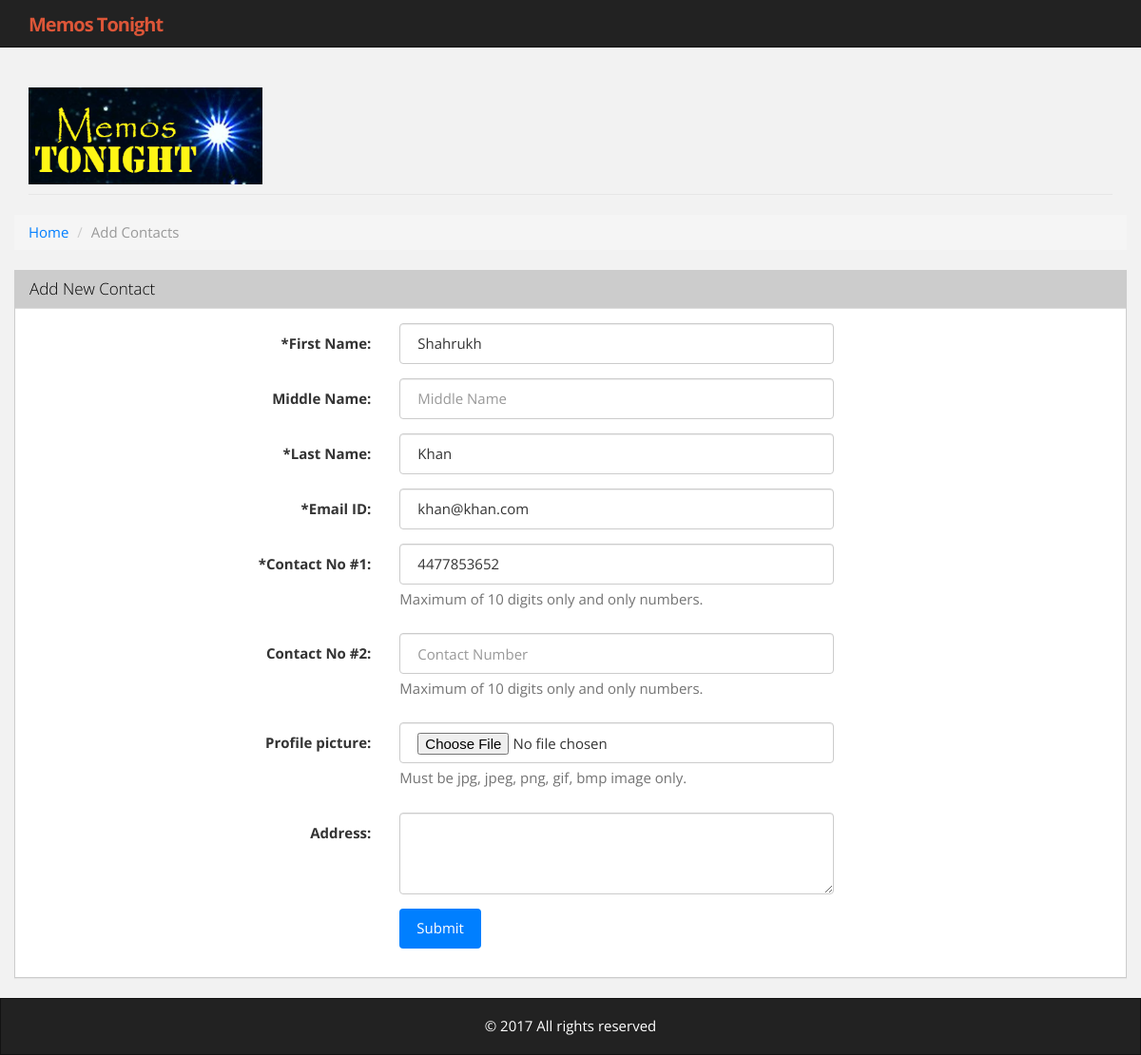
Screenshot of /book.php?cid=14 with the database file from the repository.
### tables this page shows
CREATE TABLE IF NOT EXISTS `tbl_contacts` (
  `contact_id` int(11) NOT NULL AUTO_INCREMENT,
  `first_name` varchar(255) NOT NULL,
  `middle_name` varchar(255) NOT NULL,
  `last_name` varchar(255) NOT NULL,
  `address` text,
  `contact_no1` varchar(255) NOT NULL,
  `contact_no2` varchar(255) DEFAULT NULL,
  `email_address` varchar(255) NOT NULL,
  `profile_pic` varchar(255) DEFAULT NULL,
  PRIMARY KEY (`contact_id`)
);

### book.php (the view, shortened to what this page needs)
<?php
require_once 'config.php';
include 'header.php';
try {
    $sql  = "SELECT * FROM tbl_contacts WHERE 1 AND contact_id = :cid";
    $stmt = $DB->prepare($sql);
    $stmt->bindValue(":cid", intval($_GET["cid"]));
    $stmt->execute();
    $results = $stmt->fetchAll();
}
catch (Exception $ex) {
    echo $ex->getMessage();
}
?>
    <div class="row">
        <ul class="breadcrumb">
            <li><a href="index.php">Home</a></li>
            <li class="active"><?php echo ($_GET["m"] == "update") ? "Edit" : "Add"; ?> Contacts</li>
        </ul>
    </div>
    <div class="row">
        <div class="panel panel-default">
            <div class="panel-heading">
                <h3 class="panel-title"><?php echo ($_GET["m"] == "update") ? "Edit" : "Add"; ?> New Contact</h3>
            </div>
                <div class="panel-body">
                    <form class="form-horizontal" name="contact_form" id="contact_form" enctype="multipart/form-data" method="post" action="process_form.php">
                        <fieldset>
                            <div class="form-group">
                                <label class="col-lg-4 control-label" for="first_name"><span class="required">*</span>First Name:</label>
                                    <div class="col-lg-5">
                                    <input type="text" value="<?php echo $results[0]["first_name"] ?>" placeholder="First Name" id="first_name" class="form-control" name="first_name" maxlength="30">
                            </div>
                        </div>
                        <div class="form-group">
                            <label class="col-lg-4 control-label" for="middle_name">Middle Name:</label>
                            <div class="col-lg-5">
                                <input type="text" value="<?php echo $results[0]["middle_name"] ?>" placeholder="Middle Name" id="middle_name" class="form-control" name="middle_name" maxlength="30">
                            </div>
                        </div>
                    <div class="form-group">
                        <label class="col-lg-4 control-label" for="last_name"><span class="required">*</span>Last Name:</label>
                        <div class="col-lg-5">
                            <input type="text" value="<?php echo $results[0]["last_name"] ?>" placeholder="Last Name" id="last_name" class="form-control" name="last_name" maxlength="30">
                        </div>
                    </div>
                    <div class="form-group">
                        <label class="col-lg-4 control-label" for="email_id"><span class="required">*</span>Email ID:</label>
                        <div class="col-lg-5">
                            <input type="text" value="<?php echo $results[0]["email_address"] ?>" placeholder="Email ID" id="email_id" class="form-control" name="email_id" maxlength="120"><span id="email_id_err" class="error"></span>
                        </div>
                    </div>
                    <div class="form-group">
                        <label class="col-lg-4 control-label" for="contact_no1"><span class="required">*</span>Contact No #1:</label>
                        <div class="col-lg-5">
                            <input type="text" value="<?php echo $results[0]["contact_no1"] ?>" placeholder="Contact Number" id="contact_no1" class="form-control" name="contact_no1" maxlength="10">
                            <span class="help-block">Maximum of 10 digits only and only numbers.</span>
                        </div>
                    </div>
                    <div class="form-group">
                        <label class="col-lg-4 control-label" for="contact_no2">Contact No #2:</label>
                        <div class="col-lg-5">
                            <input type="text" value="<?php echo $results[0]["contact_no2"] ?>" placeholder="Contact Number" id="contact_no2" class="form-control" name="contact_no2" maxlength="10">
                            <span class="help-block">Maximum of 10 digits only and only numbers.</span>
                        </div>
                    </div>
                    <div class="form-group">
                        <label class="col-lg-4 control-label" for="profile_pic">Profile picture:</label>
                        <div class="col-lg-5">
                            <input type="file" id="profile_pic" class="form-control file" name="profile_pic">
                            <span class="help-block">Must be jpg, jpeg, png, gif, bmp image only.</span>
                        </div>
                    </div>
                    <div class="form-group">
                        <label class="col-lg-4 control-label" for="address">Address:</label>
                        <div class="col-lg-5">
                            <textarea id="address" name="address" rows="3" class="form-control" maxlength="255">
                                <?php echo $results[0]["address"] ?>
                            </textarea>
                        </div>
                    </div>
                    <div class="form-group">
                        <div class="col-lg-5 col-lg-offset-4">
                            <button class="btn btn-primary rounded" type="submit">Submit</button>
                        </div>
                        </div>
                    </fieldset>
                </form>
            </div>
        </div>
    </div>
</div>
<?php
    include './footer.php';
?>

### style/style.css (style rules this page uses)
html,body { margin:0; height: 100%; }
body { padding-top: 50px; background: #f2f2f2; }
.form-control { border-radius: 4px; }
.rounded { border-radius: 4px; }
.panel-default { border-color: #ccc; }
.panel-default>.panel-heading { color: black; background-color: #ccc; border-color: #dddddd; }

### rows the page displays
tbl_contacts: first_name "Shahrukh", last_name "Khan", email_id "khan@khan.com", contact_no1 "4477853652"
